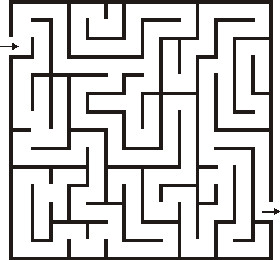
#> input picture labyrinthe002.jpg, 280 x 260 px
$ python MiniProjet.py
#> lines starting #> are read from the running program, lines starting #| are printed output that depends on the picture
# ---------- IMPORTS ---------- #

import heapq
import imageio
import numpy as np
from matplotlib import pyplot as plt

# ---------- FONCTIONS ---------- #

def voisins(i, j, nx, ny) :
    '''
    Cette fonction renvoie les indices des pixels voisins du pixel (i, j)
    dans une grille de taille nx par ny

    Parameters
    ----------
    i : int
        L'indice de la ligne du pixel dans la grille
    j : int
        L'indice de la colonne du pixel dans la grille
    nx : int
        La taille de la grille selon l'axe horizontal
    ny : int
        La taille de la grille selon l'axe vertical

    Returns
    -------
    listeVoisins : Liste de Tuples
        Une liste contenant les indices des pixels voisins valides du pixel (i, j)
    '''
    listeVoisins = []

    # Liste de Tuples correpondants aux déplacements pour trouver les voisins
    positionVoisins = [(-1, 0), (1, 0), (0, -1), (0, 1)]

    for vx, vy in positionVoisins :
        voisinI, voisinJ = i + vx, j + vy

        # On vérifie si les voisins peuvent être dans la grille
        if ( ( 0 <= voisinI < nx )  and ( 0 <= voisinJ < ny ) ) :
            listeVoisins.append((voisinI, voisinJ))

    return listeVoisins


def dijkstraSurGrille(k, s) :
    '''
    Cette fonction implémente l'algorithme de Dijkstra sur une grille avec des coûts k.

    Parameters
    ----------
    k : Matrice - [[int]]
        Matrice de coûts représentant les poids des arêtes entre les sommets de la grille.
    s : Tuple(int, int)
        Coordonnées du sommet source s = (sx, sy).

    Returns
    -------
    d : Matrice - [[float]]
        Tableau des distances minimales depuis le sommet source vers chaque sommet de la grille.
    predx : Matrice - [[int]]
        Tableau contenant les indices x des prédécesseurs de chaque sommet vers la source.
    predy : Matrice - [[int]]
        Tableau contenant les indices y des prédécesseurs de chaque sommet vers la source.

    '''
    ny = len(k[0])  # Nombre de colonnes dans la matrice des coûts
    nx = len(k)     # Nombre de lignes dans la matrice des coûts

    sx = s[0]       # Coordonnée x du sommet source
    sy = s[1]       # Coordonnée y du sommet source

    # Initialisation des tableaux
    tag = [[0 for _ in range(ny)] for _ in range(nx)] # 0 = Eloigné, -1 = Accepté, 1 = Front
    d = [[float('inf') for _ in range(ny)] for _ in range(nx)]  # Tableau des distances
    predx = [[-1 for _ in range(ny)] for _ in range(nx)]        # Indices x des prédécesseurs
    predy = [[-1 for _ in range(ny)] for _ in range(nx)]        # Indices y des prédécesseurs
    H = []  # Tas vide qui servira à stocker le front : n-uples (distance, sommetx, sommety, prédécesseurx, prédécesseury)
    tag[sx][sy] = -1    # Marquer le sommet source comme accepté
    d[sx][sy] = 0       # Distance du sommet source à lui-même est 0
    predx[sx][sy] = -1  # Aucun prédécesseur pour le sommet source en x
    predy[sx][sy] = -1  # Aucun prédécesseur pour le sommet source en y

    # Initialiser les voisins du sommet source
    for v in voisins(s[0], s[1], nx, ny) :
        tag[v[0]][v[1]] = 1
        heapq.heappush(H, (k[v[0]][v[1]], v[0], v[1], s[0], s[1]))

    # Algorithme principal de Dijkstra
    while len(H) > 0:
        dMin, vMinX, vMinY, pMinX, pMinY = heapq.heappop(H)
        if tag[vMinX][vMinY] != -1 :
            d[vMinX][vMinY] = dMin
            tag[vMinX][vMinY] = -1
            predx[vMinX][vMinY] = pMinX
            predy[vMinX][vMinY] = pMinY
            for v in voisins(vMinX, vMinY, nx, ny) :
                tag[v[0]][v[1]] = 1
                if d[v[0]][v[1]] > d[vMinX][vMinY] + k[v[0]][v[1]] :
                    d[v[0]][v[1]] = d[vMinX][vMinY] + k[v[0]][v[1]]
                    heapq.heappush(H, (d[vMinX][vMinY] + k[v[0]][v[1]], v[0], v[1], vMinX, vMinY))
    return d, predx, predy

# ---------- CODE ---------- #

# Question 3

u = imageio.imread('labyrinthe002.jpg')
#> u is the input picture: shape (260, 280, 3); mean R, G, B 209.3, 208.2, 207.7
uu = np.sum(u,axis=2)
nx = np.shape(uu)[0]
#> nx = 260
ny = np.shape(uu)[1]
#> ny = 280
K = np.ones((nx,ny))
K[np.where(uu<300)] = 500
x0=[45,10]
d, px, py = dijkstraSurGrille(K, x0)
plt.figure(1)
plt.contourf(d,20)

# Question 4

plt.figure(3)
plt.imshow(K)
px = np.array(px)
py = np.array(py)
scourant = [208,270]
while not(scourant==x0):
    plt.plot(scourant[1],scourant[0],'r.')
    scourant = [px[scourant[0],scourant[1]],py[scourant[0],scourant[1]]]
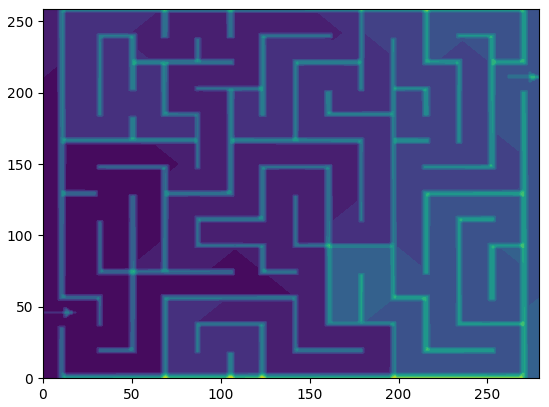
#> figure drawn by matplotlib, 1 panel
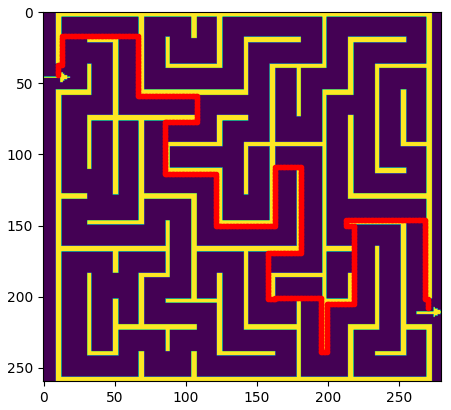
#> figure drawn by matplotlib, 1 panel
